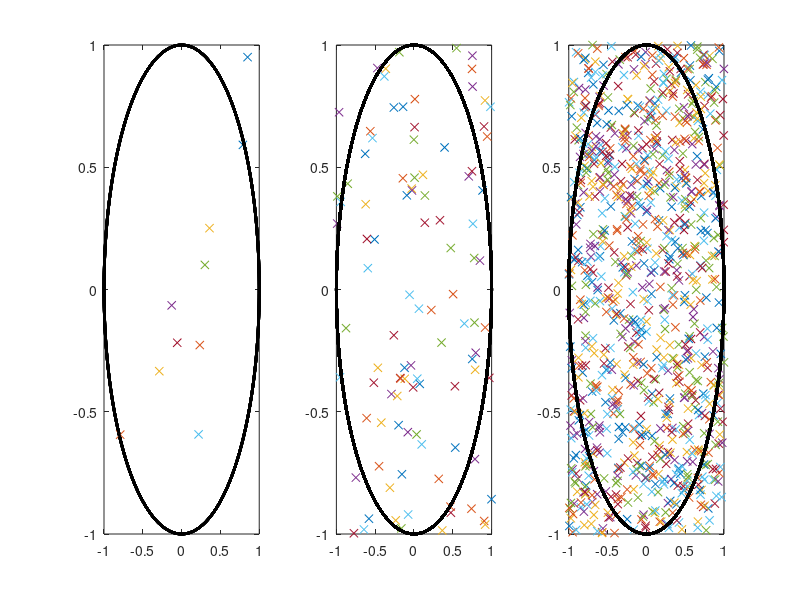

Source code (MATLAB):
%monte carlo
counter = 1;
theta = linspace(0,2*pi,401);
c = cos(theta);
s = sin(theta);
hit = 0.0;
total = 0.0;
for k=1:1:1111
    subplot(1,3,counter)
    plot(c,s,'k-','LineWidth',2)
    hold on
    x = (rand - 0.5)*2;
    y = (rand - 0.5)*2;
    if (x^2 + y^2 < 1)
        hit = hit + 1;
    end
    total = total + 1;
    plot([x],[y],'x')
    if (k==10 | k==110) 
        counter = counter +1;
        subplot(1,3,counter)
        plot(c,s,'k-','LineWidth',2)
        pi_approx = 4.0*hit/total
        error = abs(pi_approx-pi)
        hold on
        hit = 0.0;
        total = 0.0;
    end
end
pi_approx = 4.0*hit/total
error = abs(pi_approx-pi)